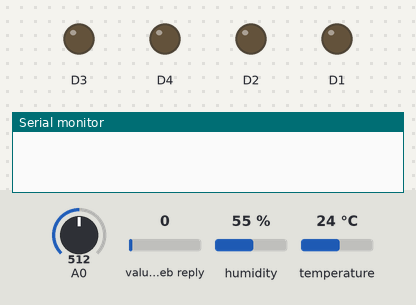
Bench run of a sketch on a simulated ESP8266 (NodeMCU). Shown: output pins drawn as LEDs (lit = HIGH), the last lines printed to the serial monitor. The inputs (shaded band) are chosen by the test bench; at power-on: A0 = 512, value in the web reply 0, humidity 55 %, temperature 24 °C. WiFi joins after 1.5 s; servers stay silent unless stated; web services answer with replies made up by the test bench.

Above: at 0.1 s.
At 2.0 s:
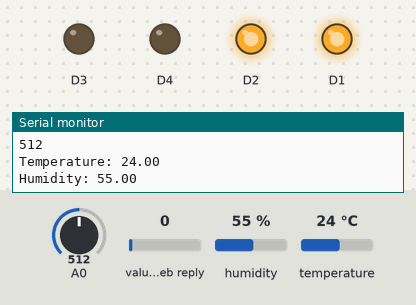
Timing chart, 0 to 3.5 s (numbered marks = the images above):
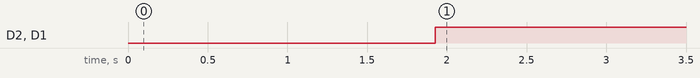

Measured:
- by itself, D2, D1: LOW → HIGH at 1.9 s

The sketch:

nodemcy.ino
```cpp
#include <ESP8266WiFi.h>
#include <DHT.h>
#include <ThingSpeak.h>
#include <Adafruit_Sensor.h>
#include <Wire.h>
DHT dht(D5, DHT11);

WiFiClient client;

long myChannelNumber = 2095656;
long myChannelNumber2 = 2095661;
const char myWriteAPIKey[] = "GDK4GQMEHM6QVM9W";
const char myWriteAPIKey2[] = "WRH4ACKFBA80RX9V";

void setup() {
  // put your setup code here, to run once:
  Serial.begin(9600);
  WiFi.begin("realme 3", "87654321");
  pinMode(D3,OUTPUT);
  pinMode(D4,OUTPUT);
  pinMode(D1,OUTPUT);
  pinMode(D2,OUTPUT);
  pinMode(D0,INPUT);
  while(WiFi.status() != WL_CONNECTED)
  {
    delay(200);
    Serial.print("..");
  }
  Serial.println();
  Serial.println("NodeMCU is connected!");
  Serial.println(WiFi.localIP());
  dht.begin();
  ThingSpeak.begin(client);
}

void loop() {

  float h = dht.readHumidity();
  float t = dht.readTemperature();
  int SensorValue = analogRead(D0);

  int p =ThingSpeak.readFloatField(myChannelNumber, 1);
  if (p==1)
  {

    digitalWrite(D3,HIGH);
    digitalWrite(D4,LOW);
  }
  else
  {
    digitalWrite(D3,LOW);
  }
  Serial.println(SensorValue);
  if ((t>30) or (SensorValue<1000))
  {
    digitalWrite(D2,HIGH);
    digitalWrite(D1,HIGH);
  }
  else
  {
    digitalWrite(D2,LOW);
    digitalWrite(D1,LOW);
  }

  Serial.println("Temperature: " + (String) t);
  Serial.println("Humidity: " + (String) h);

ThingSpeak.writeField(myChannelNumber2, 4, t, myWriteAPIKey2);
ThingSpeak.writeField(myChannelNumber2, 5, h, myWriteAPIKey2);

}
```
